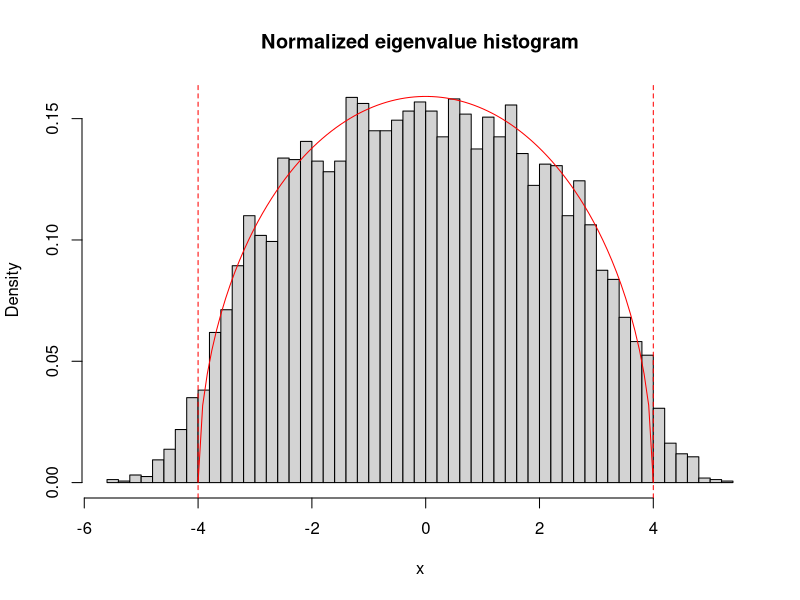

The R script that drew this image:
# This program plots a numerical histogram of the eigenvalue density of
# Gaussian random matrix ensembles (Orthogonal, Unitary and Symplectic).
# You will be asked to select the ensemble by providing the value of the
# Dyson beta index (1 for GOE, 2 for GUE, 4 for GSE), to provide the
# matrix size N, and to choose the number of matrices to be diagonalized.

# Reads the value of the Dyson beta index from the Command Window
prompt = "\n Choose value of beta (1 for GOE, 2 for GUE, 4 for GSE): "
beta = 1 # strtoi(readline(prompt))

# Reads the matrix size from the Command Window
prompt = "\n Choose matrix size: "
N = 8 # strtoi(readline(prompt))

# Reads the number of matrices to be diagonalized from the Command Window
prompt = "\n Choose number of matrices to be diagonalized: "
Nmatr = 1000 # strtoi(readline(prompt))

# x is an empty vector that will be used to collect all eigenvalues
x = c()

# The following if conditions select the proper ensemble and call the
# corresponding function Nmatr times in a loop. Matrices are diagonalized
# and the eigenvalues are collected in the vector x

rnorm_matrix <- function(N) {
    matrix(rnorm(N*N), nrow=N, ncol=N, byrow=TRUE)
}

if (beta == 1) { # Gaussian Orthogonal Ensemble
    bnd = sqrt(2*N)
    for (nm in 1:Nmatr) {
        M = rnorm_matrix(N)
        M = (M + t(M))/2
        y = eigen(M, symmetric=TRUE, only.values=TRUE)$values
        x = c(x, y)
    }
} else if (beta == 2) { # Gaussian Unitary Ensemble
    bnd = sqrt(4*N)
    for (nm in 1:Nmatr) {
        M = rnorm_matrix(N) + 1i*rnorm_matrix(N)
        M = (M + t(M))/2
        y = eigen(M, symmetric=TRUE, only.values=TRUE)$values
        x = c(x, y)
    }
} else if (beta == 4) { # Gaussian Symplectic Ensemble
    bnd = sqrt(8*N)
    for (nm in 1:Nmatr) {
        A = rnorm_matrix(N) + 1i*rnorm_matrix(N)
        B = rnorm_matrix(N) + 1i*rnorm_matrix(N)
        M = rbind(cbind(A, B), cbind(-Conj(B), Conj(A)))
        M = (M + t(M))/2
        y = unique(eigen(M, symmetric=TRUE, only.values=TRUE)$values)
        # The unique function gets rid of the double eigenvalues
        x = c(x, y)
    }
} else { # An error message is printed to screen if beta is different from 1, 2 or 4
    stop("Error: beta has to be equal to 1, 2, or 4")
}

# ------------------------------------------   
par(mfrow=c(1,1));
# 
hist(x, 50,freq=FALSE, 
     main="Normalized eigenvalue histogram")
abline(v=c(1,-1)*bnd, col="red", lty=2)

x2 <- seq(-1,1,length.out=100)*bnd
y2 <- sqrt(1-(x2/bnd)^2)/(2*pi)/sqrt(beta)
lines(x2, y2, col="red")


